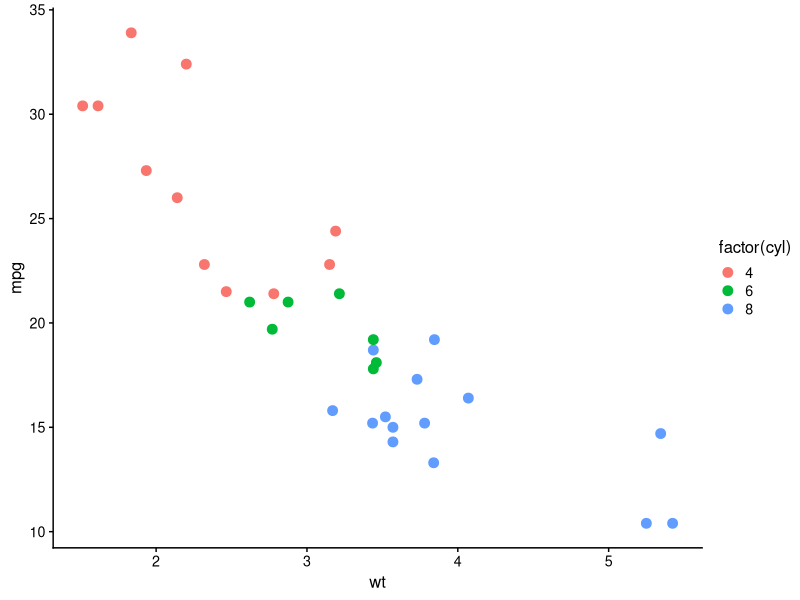
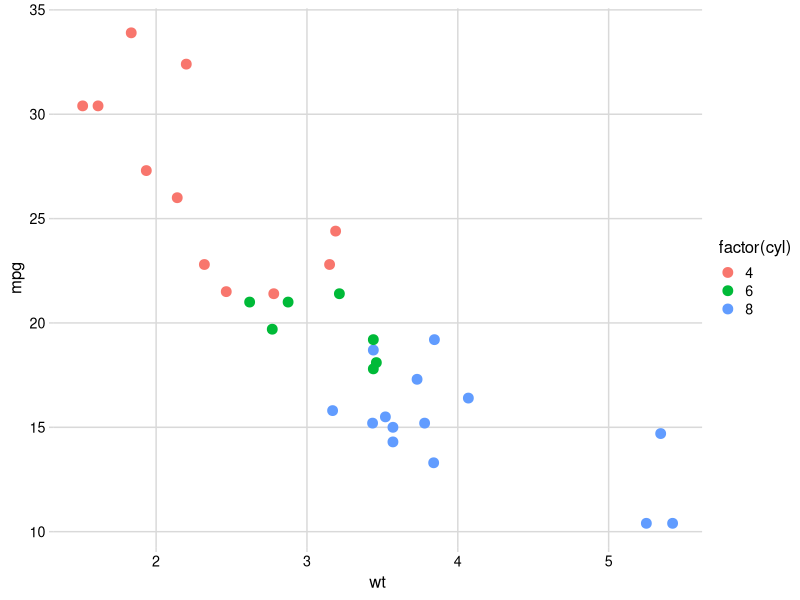
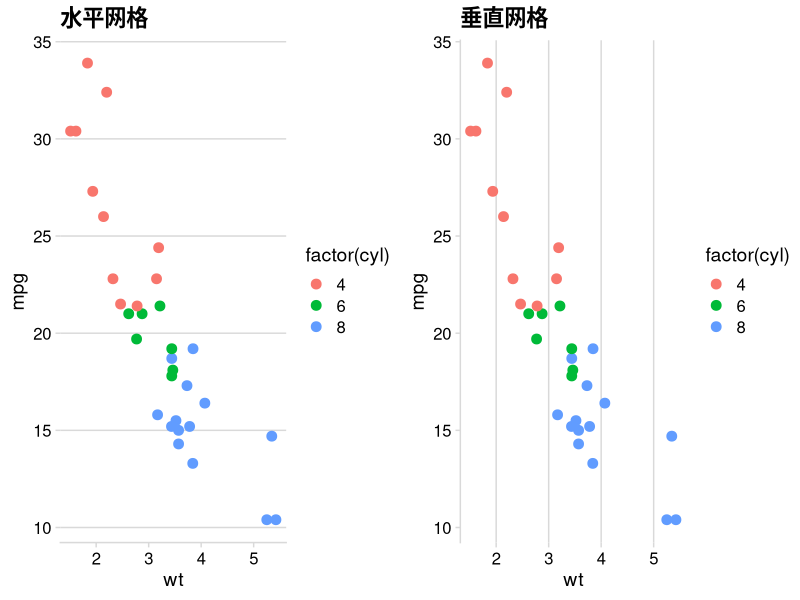
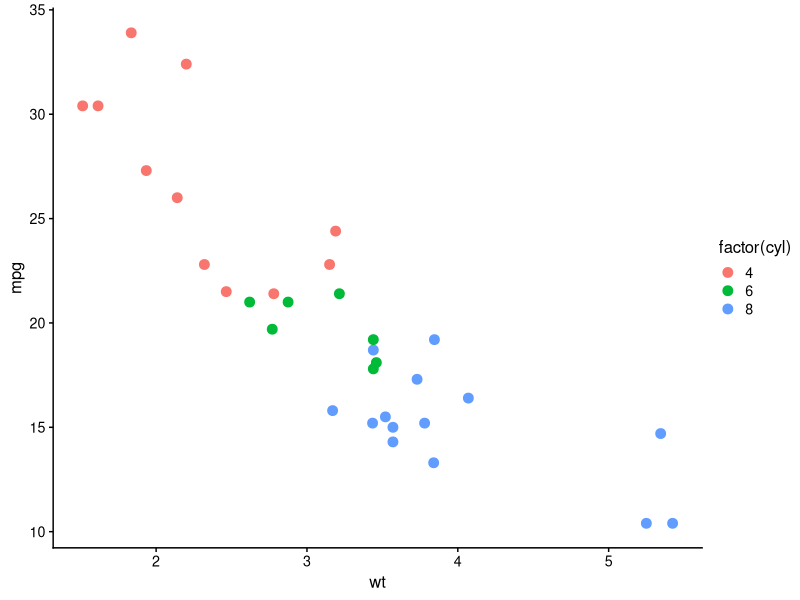
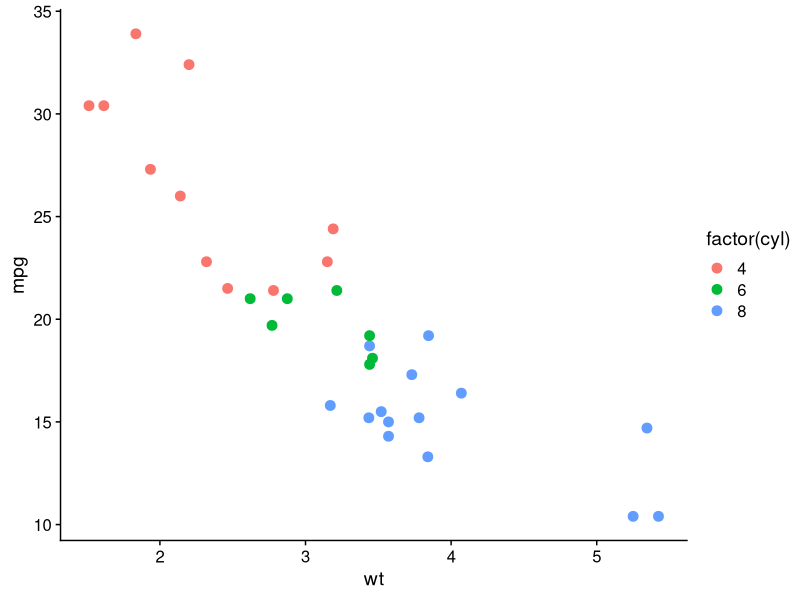
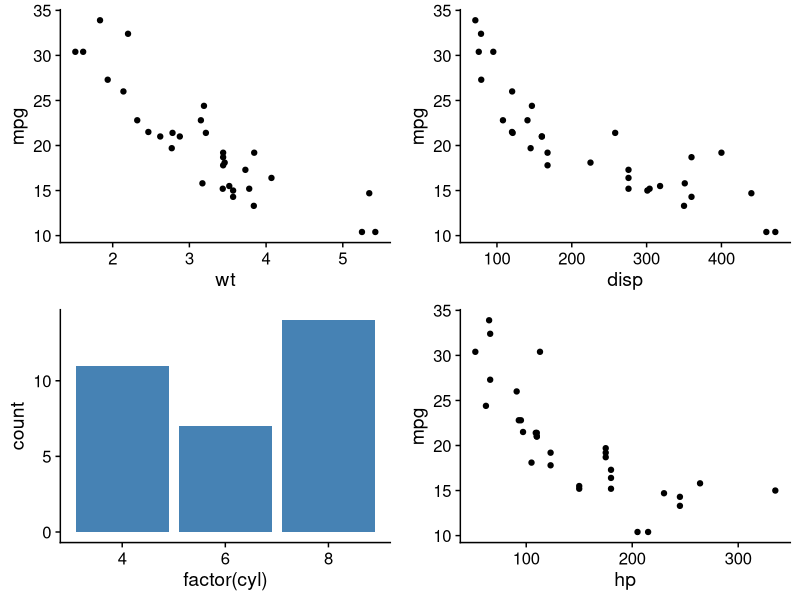
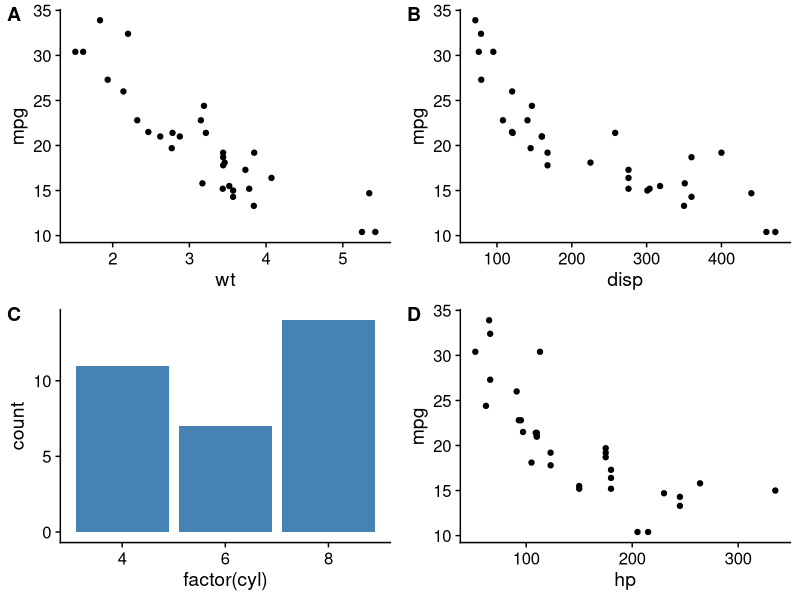
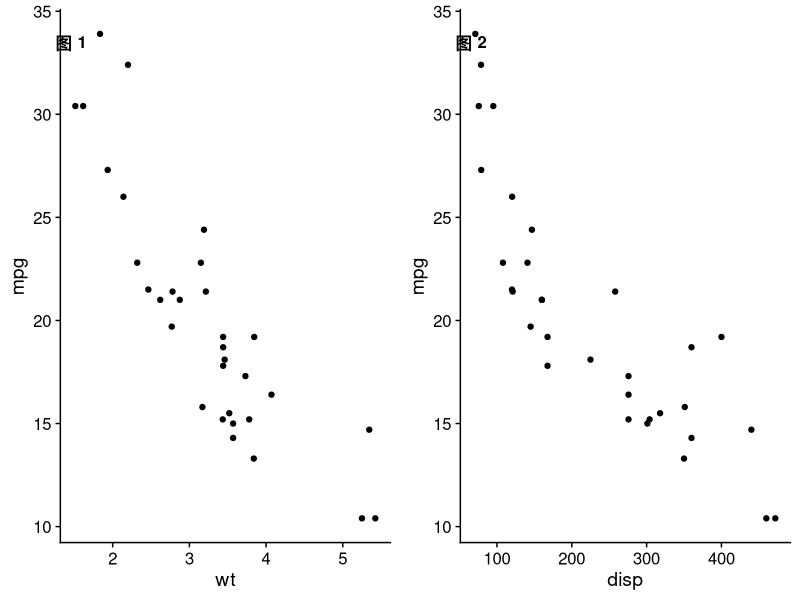

The R source for these figures, in order:
## ---- chunk 1
knitr::opts_chunk$set(
  echo = TRUE,
  warning = FALSE,
  message = FALSE,
  fig.width = 8,
  fig.height = 5,
  fig.retina = 2,
  out.width = "100%",
  dpi = 150
)
## ---- chunk 2
library(ggplot2)
library(cowplot)
library(dplyr)
## ---- chunk 3
p <- ggplot(mtcars, aes(wt, mpg)) + 
  geom_point(aes(color = factor(cyl)), size = 3)

# cowplot 经典主题：无网格线，粗坐标轴
p + theme_cowplot(font_size = 12)
## ---- chunk 4
p + theme_minimal_grid(font_size = 12)
## ---- chunk 5
p1 <- p + theme_minimal_hgrid() + ggtitle("水平网格")
p2 <- p + theme_minimal_vgrid() + ggtitle("垂直网格")
plot_grid(p1, p2, ncol = 2)
## ---- chunk 6
# 只显示左下坐标轴，适合科研图
p + theme_half_open(font_size = 12)
## ---- chunk 7
p + theme_cowplot(
  font_size = 14,       # 基础字号
  font_family = "",     # 字体
  line_size = 0.5,      # 线条粗细
  rel_small = 12/14,    # 小字号比例
  rel_tiny = 10/14,     # 更小字号比例
  rel_large = 16/14     # 大字号比例
)
## ---- chunk 8
p1 <- ggplot(mtcars, aes(wt, mpg)) + geom_point() + theme_cowplot()
p2 <- ggplot(mtcars, aes(disp, mpg)) + geom_point() + theme_cowplot()
p3 <- ggplot(mtcars, aes(factor(cyl))) + geom_bar(fill = "steelblue") + theme_cowplot()
p4 <- ggplot(mtcars, aes(hp, mpg)) + geom_point() + theme_cowplot()

# 2x2 网格
plot_grid(p1, p2, p3, p4, ncol = 2)
## ---- chunk 9
# A/B/C/D 标签
plot_grid(
  p1, p2, p3, p4,
  ncol = 2,
  labels = "AUTO",          # 自动 A/B/C/D
  label_size = 14,          # 标签字号
  label_fontface = "bold"   # 粗体
)
## ---- chunk 10
# 自定义标签
plot_grid(
  p1, p2,
  labels = c("图 1", "图 2"),
  label_size = 12,
  label_x = 0.1,   # 标签 x 位置 (0-1)
  label_y = 0.95   # 标签 y 位置 (0-1)
)
## ---- chunk 11
# rel_widths 控制列宽比例
plot_grid(p1, p3, ncol = 2, rel_widths = c(2, 1))  # 左:右 = 2:1
## ---- chunk 12
# rel_heights 控制行高比例
plot_grid(p1, p3, nrow = 2, rel_heights = c(2, 1))  # 上:下 = 2:1
## ---- chunk 13
# 不同 y 轴范围的图
pa <- ggplot(mtcars, aes(wt, mpg)) + geom_point() + theme_cowplot()
pb <- ggplot(mtcars, aes(wt, disp)) + geom_point() + theme_cowplot()

# align 参数对齐坐标轴
plot_grid(
  pa, pb,
  ncol = 2,
  align = "h",   # 水平对齐 (h/v/hv/none)
  axis = "bt"    # 对齐哪些轴 (t/b/l/r/tb/lr/tblr)
)
## ---- chunk 14
# 复杂布局：左边一个大图，右边两个小图
right_col <- plot_grid(p2, p3, ncol = 1, labels = c("B", "C"))
plot_grid(p1, right_col, ncol = 2, labels = c("A", ""), rel_widths = c(1.5, 1))
## ---- chunk 15
# 主图
main_plot <- ggplot(mtcars, aes(wt, mpg)) +
  geom_point(size = 3) +
  theme_cowplot()

# 子图（缩略图）
inset_plot <- ggplot(mtcars, aes(factor(cyl))) +
  geom_bar(fill = "steelblue") +
  theme_cowplot(font_size = 10) +
  theme(plot.background = element_rect(fill = "white", color = "grey50"))

# 将子图嵌入主图
ggdraw(main_plot) +
  draw_plot(
    inset_plot,
    x = 0.6, y = 0.6,           # 子图左下角位置
    width = 0.35, height = 0.35  # 子图尺寸
  )
## ---- chunk 16
# 可嵌入多个子图
inset2 <- ggplot(mtcars, aes(hp)) +
  geom_histogram(fill = "coral", bins = 15) +
  theme_cowplot(font_size = 9) +
  labs(title = "HP分布")

ggdraw(main_plot) +
  draw_plot(inset_plot, x = 0.05, y = 0.6, width = 0.3, height = 0.35) +
  draw_plot(inset2, x = 0.65, y = 0.1, width = 0.3, height = 0.3)
## ---- chunk 17
# 添加文字标签
ggdraw(main_plot) +
  draw_label(
    "R2 = 0.75",
    x = 0.8, y = 0.9,
    size = 14,
    fontface = "bold",
    color = "red"
  )
## ---- chunk 18
# 添加参考线或箭头
ggdraw(main_plot) +
  draw_line(x = c(0.2, 0.5), y = c(0.2, 0.8), color = "red", size = 1)
## ---- chunk 19
# 两个 y 轴范围差异大的图
plot_a <- ggplot(mtcars, aes(wt, mpg)) + geom_point() + theme_cowplot()
plot_b <- ggplot(mtcars, aes(wt, hp)) + geom_point() + theme_cowplot()

# 精确对齐
aligned <- align_plots(plot_a, plot_b, align = "hv", axis = "tblr")
plot_grid(aligned[[1]], aligned[[2]], ncol = 2)
## ---- chunk 20
set.seed(42)
df <- mtcars |> mutate(group = ifelse(mpg > 20, "High", "Low"))

# 图 A: 散点图 + 回归
fig_a <- ggplot(df, aes(wt, mpg)) +
  geom_point(aes(color = group), size = 3) +
  geom_smooth(method = "lm", se = TRUE, color = "grey40") +
  scale_color_manual(values = c("High" = "#E64B35", "Low" = "#4DAF4A")) +
  labs(x = "Weight (1000 lbs)", y = "Miles per Gallon", color = "MPG Group") +
  theme_half_open() +
  theme(legend.position = c(0.8, 0.8))

# 图 B: 箱线图
fig_b <- ggplot(df, aes(factor(cyl), mpg, fill = group)) +
  geom_boxplot() +
  scale_fill_manual(values = c("High" = "#E64B35", "Low" = "#4DAF4A")) +
  labs(x = "Cylinders", y = "MPG", fill = "Group") +
  theme_half_open() +
  theme(legend.position = "none")

# 图 C: 密度图
fig_c <- ggplot(df, aes(mpg, fill = group)) +
  geom_density(alpha = 0.6) +
  scale_fill_manual(values = c("High" = "#E64B35", "Low" = "#4DAF4A")) +
  labs(x = "MPG", y = "Density") +
  theme_minimal_hgrid() +
  theme(legend.position = "none")

# 图 D: 柱状图
fig_d <- df |>
  count(cyl, group) |>
  ggplot(aes(factor(cyl), n, fill = group)) +
  geom_col(position = "dodge") +
  scale_fill_manual(values = c("High" = "#E64B35", "Low" = "#4DAF4A")) +
  labs(x = "Cylinders", y = "Count") +
  theme_half_open() +
  theme(legend.position = "none")

# 组合：上方大图，下方三个小图
top_row <- fig_a
bottom_row <- plot_grid(fig_b, fig_c, fig_d, ncol = 3, labels = c("B", "C", "D"), label_size = 14)

# 最终组合
final_plot <- plot_grid(
  top_row, bottom_row,
  nrow = 2,
  labels = c("A", ""),
  label_size = 14,
  rel_heights = c(1.2, 1)
)

final_plot
## ---- chunk 21
# 创建带图例的图
p_legend <- ggplot(mtcars, aes(wt, mpg, color = factor(cyl))) +
  geom_point(size = 3) +
  scale_color_brewer(palette = "Set1", name = "Cylinders") +
  theme_cowplot()

# 提取图例
legend <- get_legend(p_legend)

# 创建无图例的图
p_no_leg1 <- p_legend + theme(legend.position = "none")
p_no_leg2 <- ggplot(mtcars, aes(disp, mpg, color = factor(cyl))) +
  geom_point(size = 3) +
  scale_color_brewer(palette = "Set1") +
  theme_cowplot() +
  theme(legend.position = "none")

# 组合：两图共享一个图例
plot_grid(
  plot_grid(p_no_leg1, p_no_leg2, ncol = 2),
  legend,
  ncol = 2,
  rel_widths = c(1, 0.15)
)
